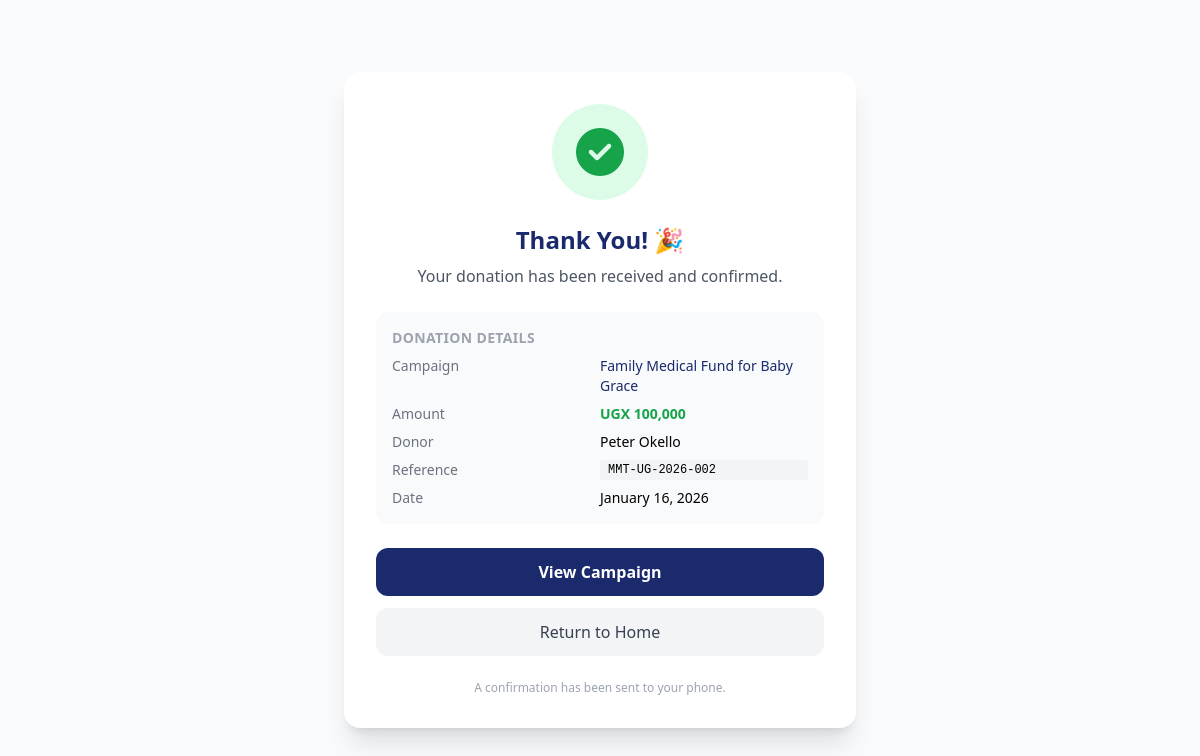
The app's page /donation_success.php?donation_id=2 with its own data.
### tables this page shows
CREATE TABLE `donations` (
  `donation_id` int(11) NOT NULL,
  `campaign_id` int(11) NOT NULL,
  `donor_id` int(11) DEFAULT NULL,
  `donor_name` varchar(100) DEFAULT NULL,
  `donor_email` varchar(100) DEFAULT NULL,
  `donor_phone` varchar(20) NOT NULL,
  `is_anonymous` tinyint(1) DEFAULT 0,
  `amount` decimal(15,2) NOT NULL,
  `fee_percentage` decimal(5,2) NOT NULL DEFAULT 7.50,
  `fee_amount` decimal(15,2) GENERATED ALWAYS AS (`amount` * (`fee_percentage` / 100)) STORED,
  `net_amount` decimal(15,2) GENERATED ALWAYS AS (`amount` - `amount` * (`fee_percentage` / 100)) STORED,
  `tip_amount` decimal(15,2) DEFAULT 0.00,
  `status` enum('pending','completed','failed','refunded') DEFAULT 'pending',
  `transaction_reference` varchar(100) DEFAULT NULL,
  `mobile_money_network` varchar(50) NOT NULL,
  `payment_date` timestamp NULL DEFAULT NULL,
  `created_at` timestamp NOT NULL DEFAULT current_timestamp(),
  `pesapal_tracking_id` varchar(100) DEFAULT NULL,
  `currency` varchar(3) DEFAULT 'UGX'
);

CREATE TABLE `campaigns` (
  `campaign_id` int(11) NOT NULL,
  `campaigner_id` int(11) NOT NULL,
  `display_name` varchar(120) DEFAULT NULL,
  `title` varchar(150) NOT NULL,
  `slug` varchar(150) NOT NULL,
  `description` text NOT NULL,
  `category` varchar(50) NOT NULL,
  `goal_amount` decimal(15,2) NOT NULL,
  `currency` varchar(3) NOT NULL DEFAULT 'UGX',
  `raised_amount` decimal(15,2) DEFAULT 0.00,
  `contributor_count` int(11) DEFAULT 0,
  `image_url` varchar(500) DEFAULT NULL,
  `mobile_money_number` varchar(20) NOT NULL,
  `mobile_money_network` varchar(50) NOT NULL,
  `status` enum('draft','active','paused','suspended','completed','flagged') DEFAULT 'draft',
  `start_date` timestamp NOT NULL DEFAULT current_timestamp(),
  `end_date` timestamp NULL DEFAULT NULL,
  `country` varchar(50) NOT NULL,
  `is_featured` tinyint(1) DEFAULT 0,
  `view_count` int(11) DEFAULT 0,
  `share_count` int(11) DEFAULT 0,
  `created_at` timestamp NOT NULL DEFAULT current_timestamp(),
  `updated_at` timestamp NOT NULL DEFAULT current_timestamp() ON UPDATE current_timestamp(),
  `multiple_images` longtext DEFAULT NULL CHECK (json_valid(`multiple_images`))
);

### donation_success.php (the view, shortened to what this page needs)
<?php
$conn = require_once __DIR__ . '/db/connection.php';
$donation_id    = (int)($_GET['donation_id'] ?? 0);
$pendingStatus  = (isset($_GET['status']) && $_GET['status'] === 'pending');
$result   = $conn->query(
    "SELECT d.*, c.title AS campaign_title, c.currency
     FROM donations d
     JOIN campaigns c ON d.campaign_id = c.campaign_id
     WHERE d.donation_id = $donation_id
     LIMIT 1"
);
$donation = $result ? $result->fetch_assoc() : null;
$isPending  = $pendingStatus || $donation['status'] === 'pending';
$currency   = htmlspecialchars($donation['currency'] ?? 'UGX');
$amount     = number_format($donation['amount']);
$donorName  = $donation['is_anonymous'] ? 'Anonymous' : htmlspecialchars($donation['donor_name']);
$campTitle  = htmlspecialchars($donation['campaign_title']);
$payDate    = $donation['payment_date']
                ? date('F j, Y', strtotime($donation['payment_date']))
                : 'Pending';
?>
<!DOCTYPE html>
<html lang="en">
<head>
    <script src="https://cdn.tailwindcss.com"></script>
    <link rel="stylesheet" href="https://cdnjs.cloudflare.com/ajax/libs/font-awesome/6.5.0/css/all.min.css">
</head>
<body class="bg-gray-50 min-h-screen flex items-center justify-center p-4">
    <div class="bg-white rounded-2xl shadow-xl max-w-lg w-full p-8 text-center">
        <?php if ($isPending): ?>
        <div class="w-24 h-24 bg-yellow-100 rounded-full flex items-center justify-center mx-auto mb-6">
            <i class="fas fa-clock text-5xl text-yellow-500 animate-pulse"></i>
        </div>
        <h1 class="text-2xl font-bold navy mb-2">Payment Processing…</h1>
        <p class="text-gray-500 mb-4">
            We're waiting for confirmation from your mobile money network.
            This usually takes less than a minute.
        </p>
        <p class="text-sm text-gray-400 mb-6">
            You'll receive an SMS confirmation once the payment is verified.
            You can also check back on the campaign page.
        </p>
        <a href="campaign-detail.php?id=<?= $donation['campaign_id'] ?>"
           class="block bg-navy text-white px-6 py-3 rounded-xl font-semibold hover:opacity-90 transition mb-3">
            View Campaign
        </a>
        <a href="index.php"
           class="block bg-gray-100 text-gray-700 px-6 py-3 rounded-xl font-medium hover:bg-gray-200 transition">
            Return to Home
        </a>
        <?php else: ?>
        <div class="w-24 h-24 bg-green-100 rounded-full flex items-center justify-center mx-auto mb-6">
            <i class="fas fa-check-circle text-5xl text-green-600"></i>
        </div>
        <h1 class="text-2xl font-bold navy mb-2">Thank You! 🎉</h1>
        <p class="text-gray-600 mb-6">Your donation has been received and confirmed.</p>
        <div class="bg-gray-50 rounded-xl p-4 mb-6 text-left">
            <p class="text-sm text-gray-400 mb-2 font-semibold uppercase tracking-wide">Donation Details</p>
            <div class="grid grid-cols-2 gap-y-2 text-sm">
                <span class="text-gray-500">Campaign</span>
                <span class="font-medium navy"><?= $campTitle ?></span>
                <span class="text-gray-500">Amount</span>
                <span class="font-bold text-green-600"><?= $currency ?> <?= $amount ?></span>
                <span class="text-gray-500">Donor</span>
                <span class="font-medium"><?= $donorName ?></span>
                <span class="text-gray-500">Reference</span>
                <code class="text-xs bg-gray-100 px-2 py-0.5 rounded"><?= htmlspecialchars($donation['transaction_reference']) ?></code>
                <span class="text-gray-500">Date</span>
                <span class="font-medium"><?= $payDate ?></span>
            </div>
        </div>
        <div class="space-y-3">
            <a href="campaign-detail.php?id=<?= $donation['campaign_id'] ?>"
               class="block bg-navy text-white px-6 py-3 rounded-xl font-semibold hover:opacity-90 transition">
                View Campaign
            </a>
            <a href="index.php"
               class="block bg-gray-100 text-gray-700 px-6 py-3 rounded-xl font-medium hover:bg-gray-200 transition">
                Return to Home
            </a>
        </div>
        <p class="text-xs text-gray-400 mt-6">
            A confirmation has been sent to your phone.
        </p>
        <?php endif; ?>
    </div>
</body>
</html>

### donation_success.php (style rules this page uses)
.navy { color: #1A2A6C; }
.bg-navy { background-color: #1A2A6C; }

### records on screen
donations: campaign.title "Family Medical Fund for Baby Grace", campaign.currency "UGX", amount "100,000", donor_name "Peter Okello", transaction_reference "MMT-UG-2026-002", payment_date "January 16, 2026"
